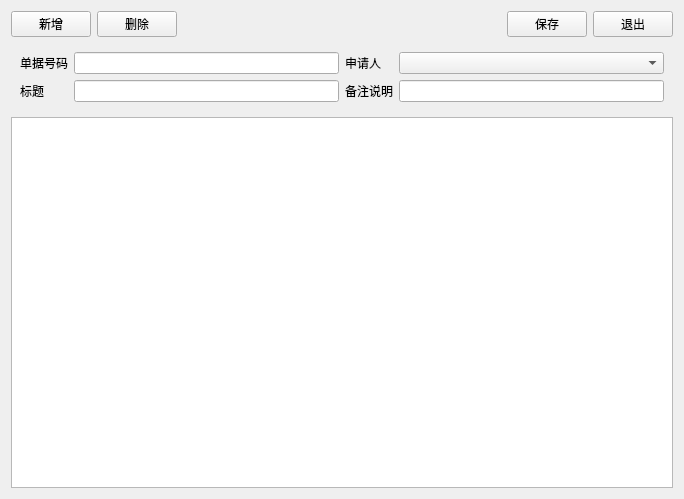
<?xml version="1.0" encoding="UTF-8"?>
<ui version="4.0">
 <class>material_purchase_apply_new</class>
 <widget class="QDialog" name="material_purchase_apply_new">
  <property name="geometry">
   <rect>
    <x>0</x>
    <y>0</y>
    <width>684</width>
    <height>499</height>
   </rect>
  </property>
  <property name="windowTitle">
   <string>Dialog</string>
  </property>
  <layout class="QVBoxLayout" name="verticalLayout">
   <item>
    <layout class="QHBoxLayout" name="horizontalLayout">
     <item>
      <widget class="lds_toolbar_button" name="pushButton_new">
       <property name="focusPolicy">
        <enum>Qt::NoFocus</enum>
       </property>
       <property name="text">
        <string>新增</string>
       </property>
       <property name="outer_stylesheet" stdset="0">
        <string>pushbutton</string>
       </property>
      </widget>
     </item>
     <item>
      <widget class="lds_toolbar_button" name="pushButton_del">
       <property name="focusPolicy">
        <enum>Qt::NoFocus</enum>
       </property>
       <property name="text">
        <string>删除</string>
       </property>
       <property name="outer_stylesheet" stdset="0">
        <string>pushbutton</string>
       </property>
      </widget>
     </item>
     <item>
      <spacer name="horizontalSpacer">
       <property name="orientation">
        <enum>Qt::Horizontal</enum>
       </property>
       <property name="sizeHint" stdset="0">
        <size>
         <width>40</width>
         <height>20</height>
        </size>
       </property>
      </spacer>
     </item>
     <item>
      <widget class="lds_toolbar_button" name="pushButton_save">
       <property name="focusPolicy">
        <enum>Qt::NoFocus</enum>
       </property>
       <property name="text">
        <string>保存</string>
       </property>
       <property name="outer_stylesheet" stdset="0">
        <string>pushbutton</string>
       </property>
      </widget>
     </item>
     <item>
      <widget class="lds_toolbar_button" name="pushButton_exit">
       <property name="focusPolicy">
        <enum>Qt::NoFocus</enum>
       </property>
       <property name="text">
        <string>退出</string>
       </property>
       <property name="outer_stylesheet" stdset="0">
        <string>pushbutton</string>
       </property>
      </widget>
     </item>
    </layout>
   </item>
   <item>
    <widget class="QFrame" name="frame">
     <property name="outer_stylesheet" stdset="0">
      <string>frame_detail_show</string>
     </property>
     <layout class="QGridLayout" name="gridLayout">
      <item row="0" column="0">
       <widget class="QLabel" name="label_9">
        <property name="text">
         <string>单据号码</string>
        </property>
       </widget>
      </item>
      <item row="0" column="1">
       <widget class="QLineEdit" name="BILL_NO"/>
      </item>
      <item row="0" column="2">
       <widget class="QLabel" name="label_8">
        <property name="text">
         <string>申请人</string>
        </property>
       </widget>
      </item>
      <item row="0" column="3">
       <widget class="lds_ComboBox" name="APPLY_PEOPLE"/>
      </item>
      <item row="1" column="0">
       <widget class="QLabel" name="label_7">
        <property name="text">
         <string>标题</string>
        </property>
       </widget>
      </item>
      <item row="1" column="1">
       <widget class="QLineEdit" name="TITLE"/>
      </item>
      <item row="1" column="2">
       <widget class="QLabel" name="label_6">
        <property name="text">
         <string>备注说明</string>
        </property>
       </widget>
      </item>
      <item row="1" column="3">
       <widget class="QLineEdit" name="REMARK"/>
      </item>
     </layout>
    </widget>
   </item>
   <item>
    <widget class="lds_tableView" name="tableView_detail"/>
   </item>
  </layout>
 </widget>
 <customwidgets>
  <customwidget>
   <class>lds_tableView</class>
   <extends>QTableView</extends>
   <header>lds_tableview.h</header>
  </customwidget>
  <customwidget>
   <class>lds_ComboBox</class>
   <extends>QComboBox</extends>
   <header>lds_combobox.h</header>
  </customwidget>
  <customwidget>
   <class>lds_toolbar_button</class>
   <extends>QPushButton</extends>
   <header>lds_toolbar_button.h</header>
  </customwidget>
 </customwidgets>
 <resources/>
 <connections/>
</ui>
